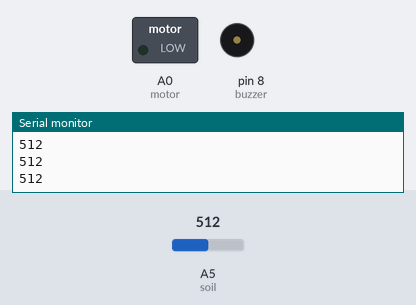
A sketch run on a simulated Arduino Uno, built with avr-gcc and run on an emulated ATmega328P. Shown: switched loads named in the sketch (green lamp = pin HIGH), buzzer (waves = sounding), the last lines printed to the serial monitor. Inputs (shaded band) come from the test bench; at power-on: A5 (soil) = 512.

Above: at 1.2 s.
1.3 s: A5 (soil) set to 108
2.8 s: A5 (soil) set to 92
At 2.9 s:
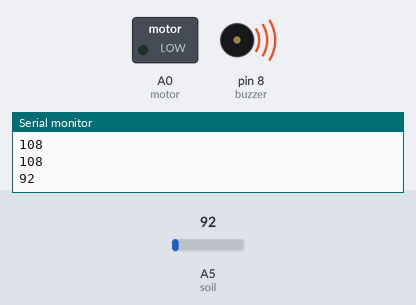
At 4.6 s:
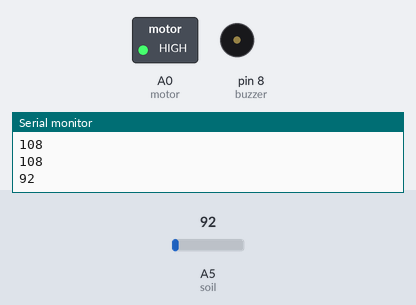
Timing chart, 0 to 6.1 s (numbered marks = the images above; inputs shaded):
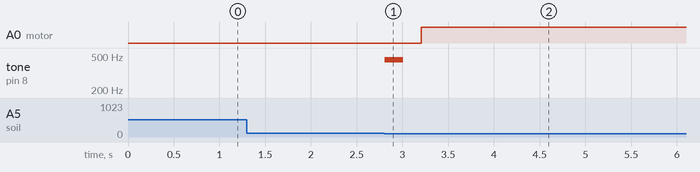

The sketch:

ArduinoT.ino
```cpp
const int motor = A0;
const int soil= A5 ;
const int buzzer = 8 ;

int soil_Moisture_sensor_INFO = 0;


void setup()
{

pinMode(buzzer,OUTPUT);
pinMode(motor,OUTPUT);
pinMode(soil,INPUT);
Serial.begin(9600);

}

void loop()
{

soil_Moisture_sensor_INFO  = analogRead(soil);
Serial.println(soil_Moisture_sensor_INFO);
  if(soil_Moisture_sensor_INFO<100){

 //START CODE BUZZER
	int i=0;
  do{

		i++;
	  //tone(pin, frequency)=> Execute a sound with the frecuency per the pin that I passed
		tone(buzzer, 450);
		delay (200); //Time that I will execute the last line of code
	//Stop the signal > sound for the time that I will specific in the delay
		noTone(buzzer);
		delay (200); //Time that I will execute the las time of code

		digitalWrite(motor, HIGH); // turn on pump 10 s
		delay(10000);
		digitalWrite(motor, LOW);  // turn on off 5s
		delay(5000);
  }while(i<2);
 delay(3000);
	// END CODE BUZZER

  }else {
    digitalWrite(motor, LOW);
}

}
```

Measured:
- the behaviour switches between 100 and 99 on A5 (soil) (found by bisection; images 0 and 1)
- after the input at 2.8 s, A0 (motor): LOW → HIGH after 0.41 s; tone on pin 8 (buzzer): silent → 450 Hz at once, → silent 0.20 s later
